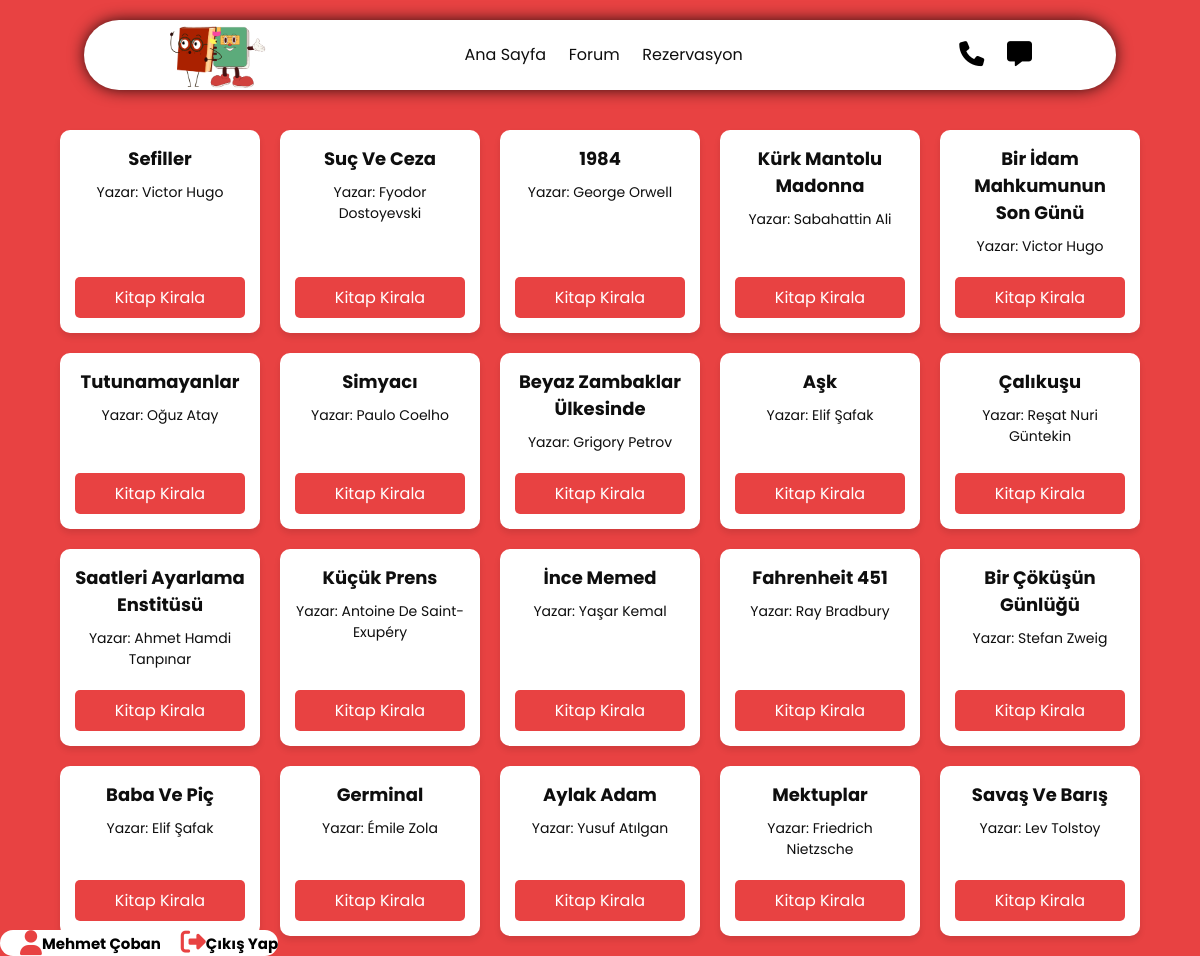
Screenshot of /pages/kirala.php (signed in) with the database file from the repository.
### tables this page shows
CREATE TABLE `kitaplar` (
  `id` int(11) NOT NULL,
  `kitap_adi` varchar(255) NOT NULL,
  `yazar_adi` varchar(255) NOT NULL,
  `kiralayan_ad` varchar(100) DEFAULT NULL,
  `kiralayan_soyad` varchar(100) DEFAULT NULL,
  `durum` enum('dolu','bos') NOT NULL DEFAULT 'bos'
);

### pages/kirala.php (the view, shortened to what this page needs)
<?php
$ad = isset($_SESSION['ad']) ? htmlspecialchars($_SESSION['ad']) : 'Ad';
$soyad = isset($_SESSION['soyad']) ? htmlspecialchars($_SESSION['soyad']) : 'Soyad';
require_once('baglan.php');
$query_kiralanan_kitap = "SELECT * FROM kitaplar WHERE kiralayan_ad = '$ad' AND kiralayan_soyad = '$soyad' AND durum = 'dolu'";
$result_kiralanan_kitap = $conn->query($query_kiralanan_kitap);
$kiralanan_kitap = $result_kiralanan_kitap->fetch_assoc();
?>
<!DOCTYPE html>
<html lang="tr">
<head>
    <link rel="stylesheet" href="https://cdnjs.cloudflare.com/ajax/libs/font-awesome/6.7.1/css/all.min.css" />
    <link rel="stylesheet" href="../source/books.css">
</head>
<body>
    <header class="header">
        <img id="logo" src="../img/CK.png" alt="">
        <nav class="navbar">
            <a href="../index.php">Ana Sayfa</a>
            <a href="forum-giris.php">Forum</a>
            <a href="dolulukorani.php">Rezervasyon</a>
        </nav>
        <div class="buttons">
            <button onclick="window.location.href='tel:+905051042851'">
                <i class="fa-solid fa-phone"></i>
            </button>
            <button onclick="window.open('https://wa.me/905051042851?text=Merhaba', '_blank')">
                <i class="fa-solid fa-message"></i>
            </button>
        </div>
    </header>
    <div class="profile">
        <i id="profile" class="fa-solid fa-user"></i>
        <h1><?php echo $ad . ' ' . $soyad; ?></h1>
        <a href="logout.php"><i id="profile" class="fa-solid fa-right-from-bracket"></i></a>
        <a href="logout.php"><h1>Çıkış Yap</h1></a>
    </div>
    <section class="main-screen">
        <?php if ($kiralanan_kitap) { ?>
            <form method="POST" action="kirala.php">
                <h3><?php echo htmlspecialchars($kiralanan_kitap['kitap_adi']); ?></h3>
                <p>Yazar: <?php echo htmlspecialchars($kiralanan_kitap['yazar_adi']); ?></p>
                <button type="submit" name="iade">İade Et</button>
            </form>
        <?php } else {
            $query_kitaplar = "SELECT * FROM kitaplar WHERE durum = 'boş'";
            $result_kitaplar = $conn->query($query_kitaplar);
            while ($row = $result_kitaplar->fetch_assoc()) { ?>
                <form method="POST" action="kirala.php">
                    <h3><?php echo htmlspecialchars($row['kitap_adi']); ?></h3>
                    <p>Yazar: <?php echo htmlspecialchars($row['yazar_adi']); ?></p>
                    <button type="submit">Kitap Kirala</button>
                </form>
            <?php } ?>
        <?php } ?>
    </section>
</body>
</html>

### source/books.css (style rules this page uses)
:root { --main-color:#e84242; --black-color:#0e0e0e; border: 0.1 rem solid gainsboro; }
#logo { width: 10rem; height: auto; }
* { font-family: "Poppins", sans-serif; margin: 0; padding: 0; box-sizing: border-box; outline: none; border: none; text-decoration: none; text-transform: capitalize; transition: 0.2s ease; }
html { font-size: 62.5%; overflow-x: hidden; }
.header { background-color: white; display: flex; align-items: center; justify-content:space-between; padding: 0 7%; margin: 2rem 7%; border-radius: 30rem; box-shadow: 0px 0px 17px -2px black; position: sticky; top: 0; z-index: 1000; }
body { background-color: var(--main-color); }
.header .navbar a { margin: 0 1rem; font-size: 1.6rem; color: var(--black-color); border-bottom: 0.1rem solid transparent; }
.header .buttons button { background-color: transparent; cursor: pointer ; font-size: 2.5rem; margin-left: 2rem; }
.profile { display: flex; align-items: center; justify-content:center; cursor: pointer; background-color: white; position: fixed; bottom: 0; border-radius: 2rem; }
#profile { background-color: transparent; cursor: pointer ; font-size: 2.5rem; margin-left: 2rem; display: inline; color: var(--main-color); }
.profile h1 { display: inline; font-size: 1.5rem; color: black; }
.main-screen { display: flex; flex-wrap: wrap; gap: 2rem; justify-content: center; padding: 2rem; }
.main-screen form { background-color: white; border-radius: 1rem; box-shadow: 0px 4px 6px rgba(0, 0, 0, 0.1); width: 20rem; padding: 1.5rem; display: flex; flex-direction: column; justify-content: space-between; text-align: center; transition: transform 0.3s ease, box-shadow 0.3s ease; }
.main-screen h3 { font-size: 1.8rem; margin-bottom: 1rem; color: var(--black-color); }
.main-screen p { margin-bottom: 2rem; color: var(--black-color); font-size: 1.4rem; }
.main-screen button { background-color: var(--main-color); color: white; border: none; padding: 0.8rem 1.5rem; border-radius: 0.5rem; font-size: 1.6rem; cursor: pointer; transition: background-color 0.3s ease; margin-top: auto; }

### rows the page displays
kitaplar: kitap_adi "Sefiller", yazar_adi "Victor Hugo"
kitaplar: kitap_adi "Suç Ve Ceza", yazar_adi "Fyodor Dostoyevski"
kitaplar: kitap_adi "1984", yazar_adi "George Orwell"
kitaplar: kitap_adi "Kürk Mantolu Madonna", yazar_adi "Sabahattin Ali"
kitaplar: kitap_adi "Bir İdam Mahkumunun Son Günü", yazar_adi "Victor Hugo"
kitaplar: kitap_adi "Tutunamayanlar", yazar_adi "Oğuz Atay"
kitaplar: kitap_adi "Simyacı", yazar_adi "Paulo Coelho"
kitaplar: kitap_adi "Beyaz Zambaklar Ülkesinde", yazar_adi "Grigory Petrov"
kitaplar: kitap_adi "Aşk", yazar_adi "Elif Şafak"
kitaplar: kitap_adi "Çalıkuşu", yazar_adi "Reşat Nuri Güntekin"
kitaplar: kitap_adi "Saatleri Ayarlama Enstitüsü", yazar_adi "Ahmet Hamdi Tanpınar"
kitaplar: kitap_adi "Küçük Prens", yazar_adi "Antoine De Saint-Exupéry"
kitaplar: kitap_adi "İnce Memed", yazar_adi "Yaşar Kemal"
kitaplar: kitap_adi "Fahrenheit 451", yazar_adi "Ray Bradbury"
kitaplar: kitap_adi "Bir Çöküşün Günlüğü", yazar_adi "Stefan Zweig"
kitaplar: kitap_adi "Baba Ve Piç", yazar_adi "Elif Şafak"
kitaplar: kitap_adi "Germinal", yazar_adi "Émile Zola"
kitaplar: kitap_adi "Aylak Adam", yazar_adi "Yusuf Atılgan"
kitaplar: kitap_adi "Mektuplar", yazar_adi "Friedrich Nietzsche"
kitaplar: kitap_adi "Savaş Ve Barış", yazar_adi "Lev Tolstoy"

### other values shown
$ad "Mehmet"
$soyad "Çoban"
